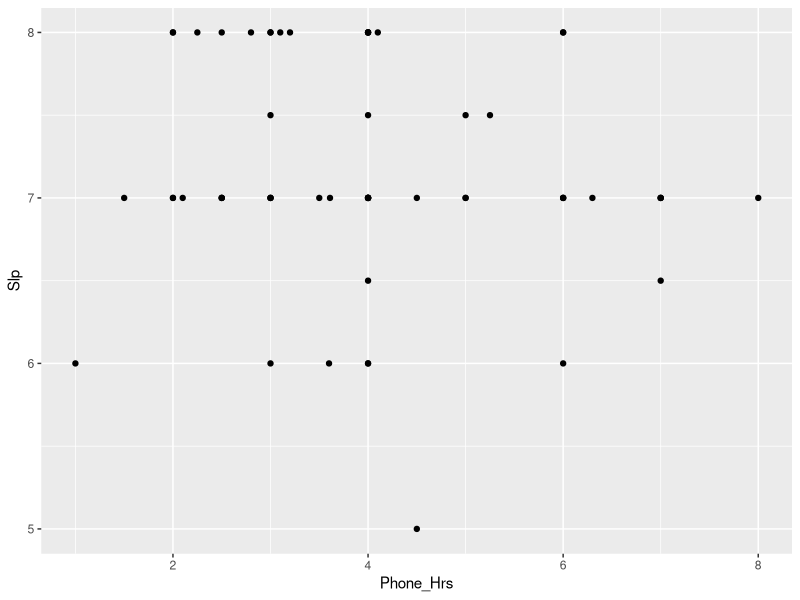

Generate this figure with R:
## ---- chunk 1
library(tidyverse)
OurData <- read.csv("ClassData.csv")
head(OurData)
## ---- chunk 2
OurData2 <- OurData %>%
  mutate(Slp = as.numeric(Sleep_Hrs)) %>%
  mutate(Phone_Hrs = as.numeric(Phone_Time))
head(OurData2)
## ---- chunk 3
ggplot(OurData2, aes(x=Phone_Hrs, y=Slp))+geom_point()
## ---- chunk 4
mean_calc <- function(x){
  return(mean(x, na.rm = TRUE))
}

bootstrapped_means <- replicate(10000, {
  bootstrapped_data <- sample(OurData2$Phone_Hrs, replace = TRUE)
  mean_calc(bootstrapped_data)  
})

quantile(bootstrapped_means, c(.05, .95))
